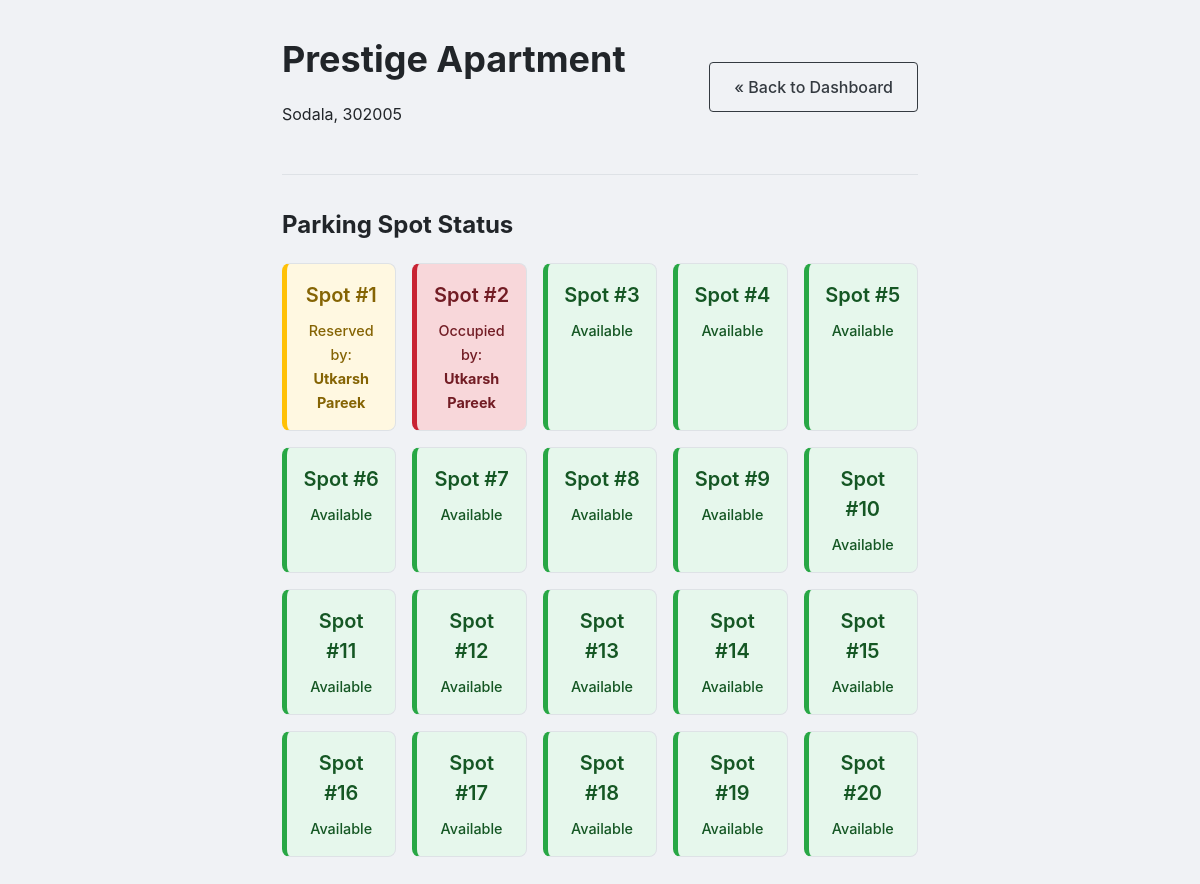
The page /admin/lot/1 (signed in) on the database its author committed.
### models/database.py (models this page shows, shortened)
class ParkingLot(db.Model):
    __tablename__ = 'parking_lot'
    id = db.Column(db.Integer, primary_key=True)
    name = db.Column(db.String(50), nullable=False)
    address = db.Column(db.String(100), nullable=False)
    pincode = db.Column(db.String(10), nullable=False)
    capacity = db.Column(db.Integer, nullable=False)
    price_per_hour = db.Column(db.Float, nullable=False)
    spots = db.relationship('ParkingSpot', backref='lot', lazy=True, cascade="all, delete-orphan")

class ParkingSpot(db.Model):
    __tablename__ = 'parking_spot'
    id = db.Column(db.Integer, primary_key=True)
    lot_id = db.Column(db.Integer, db.ForeignKey('parking_lot.id'), nullable=False)
    spot_number = db.Column(db.Integer, nullable=False)
    status = db.Column(db.String(1), default='A', nullable=False) # 'A' for Available, 'O' for Occupied, 'R' for Reserved
    reservations = db.relationship('Reservation', backref='spot', lazy=True, cascade="all, delete-orphan")

class Reservation(db.Model):
    __tablename__ = 'reservation'
    id = db.Column(db.Integer, primary_key=True)
    spot_id = db.Column(db.Integer, db.ForeignKey('parking_spot.id'), nullable=False)
    user_id = db.Column(db.Integer, db.ForeignKey('user.id'), nullable=False)
    start_time = db.Column(db.DateTime, nullable=True)
    end_time = db.Column(db.DateTime, nullable=True)
    total_cost = db.Column(db.Float, nullable=True)

class User(db.Model):
    __tablename__ = 'user'
    id = db.Column(db.Integer, primary_key=True)
    email = db.Column(db.String(120), unique=True, nullable=False)
    full_name = db.Column(db.String(50), nullable=False)
    password_hash = db.Column(db.String(128), nullable=False)
    is_admin = db.Column(db.Boolean, default=False, nullable=False)
    address = db.Column(db.String(100), nullable=False)
    pincode = db.Column(db.String(10), nullable=False)
    reservations = db.relationship('Reservation', backref='spot', lazy=True, cascade="all, delete-orphan")
    reservations = db.relationship('Reservation', backref='user', lazy=True, cascade="all, delete-orphan")

### routes/admin_routes.py (the view)
@admin_bp.route('/admin/lot/<int:lot_id>')
def lot_details(lot_id):
    if not session.get('is_admin'):
        flash('You must be an admin to view this page.', 'danger')
        return redirect(url_for('auth.login'))
    lot = ParkingLot.query.options(
        joinedload(ParkingLot.spots).subqueryload(ParkingSpot.reservations)
    ).get(lot_id)
    if not lot:
        return "Lot not found", 404
    return render_template('admin/lot_details.html', lot=lot)

### templates/admin/lot_details.html
{% extends "layout.html" %}
{% block content %}
<div class="dashboard-container">
    <div class="dashboard-header">
        <div>
            <h1>{{ lot.name }}</h1>
            <p class="lot-meta">{{ lot.address }}, {{ lot.pincode }}</p>
        </div>
        <a href="{{ url_for('admin.admin_dashboard') }}" class="btn btn-outline">&laquo; Back to Dashboard</a>
    </div>
    <hr>
    <h2>Parking Spot Status</h2>
    <div class="spot-grid">
        {% for spot in lot.spots %}
        <div class="spot-card status-{{ spot.status }}">
            <span class="spot-number">Spot #{{ spot.spot_number }}</span>
            <span class="spot-status">
                {% if spot.status == 'A' %}
                    Available
                {% else %}
                    {% for res in spot.reservations %}
                        {% if res.end_time is none %}
                            {% if spot.status == 'R' %}
                                Reserved by: <br><strong>{{ res.user.full_name }}</strong>
                            {% elif spot.status == 'O' %}
                                Occupied by: <br><strong>{{ res.user.full_name }}</strong>
                            {% endif %}
                        {% endif %}
                    {% endfor %}
                {% endif %}
            </span>
        </div>
        {% endfor %}
    </div>
</div>
{% endblock %}

### Static/style.css (style rules this page uses)
html { box-sizing: border-box; }
*, *:before, *:after { box-sizing: inherit; }
body { margin: 0; font-family: -apple-system, BlinkMacSystemFont, "Segoe UI", Roboto, "Helvetica Neue", Arial, sans-serif; background-color: #f0f2f5; color: #212529; line-height: 1.5; }
.btn { display: inline-block; font-weight: 500; text-align: center; cursor: pointer; border: 1px solid transparent; padding: 0.75rem 1.5rem; font-size: 1rem; border-radius: 0.25rem; text-decoration: none; transition: all 0.2s ease-in-out; }
.btn-outline { color: #343a40; border-color: #343a40; background-color: transparent; }
.dashboard-container { max-width: 900px; }
.dashboard-header { display: flex; justify-content: space-between; align-items: center; margin-bottom: 1rem; }
.dashboard-header h1 { margin: 0; font-size: 2.25rem; }
hr { margin: 2rem 0; border: 0; border-top: 1px solid #dee2e6; }
.spot-grid { display: grid; grid-template-columns: repeat(auto-fill, minmax(100px, 1fr)); gap: 1rem; }
.spot-card { border: 1px solid #dee2e6; border-radius: 0.5rem; padding: 1rem; text-align: center; font-weight: 500; }
.spot-card .spot-number { display: block; font-size: 1.25rem; font-weight: 600; margin-bottom: 0.5rem; }
.spot-card .spot-status { font-size: 0.9rem; }
.spot-card.status-A { background-color: #e6f7ec; border-left: 5px solid #28a745; color: #155724; }
.spot-card.status-O { background-color: #f8d7da; border-left: 5px solid #c82333; color: #721c24; }
.spot-card.status-R { background-color: #fff8e1; border-left: 5px solid #ffc107; color: #856404; }

### rows shown on the page
ParkingLot: name "Prestige Apartment", address "Sodala", pincode "302005"
ParkingSpot: spot_number "1"
Reservation: user.full_name "Utkarsh Pareek"
ParkingSpot: spot_number "2"
Reservation: user.full_name "Utkarsh Pareek"
ParkingSpot: spot_number "3", status "Available"
ParkingSpot: spot_number "4", status "Available"
ParkingSpot: spot_number "5", status "Available"
ParkingSpot: spot_number "6", status "Available"
ParkingSpot: spot_number "7", status "Available"
ParkingSpot: spot_number "8", status "Available"
ParkingSpot: spot_number "9", status "Available"
ParkingSpot: spot_number "10", status "Available"
ParkingSpot: spot_number "11", status "Available"
ParkingSpot: spot_number "12", status "Available"
ParkingSpot: spot_number "13", status "Available"
ParkingSpot: spot_number "14", status "Available"
ParkingSpot: spot_number "15", status "Available"
ParkingSpot: spot_number "16", status "Available"
ParkingSpot: spot_number "17", status "Available"
ParkingSpot: spot_number "18", status "Available"
ParkingSpot: spot_number "19", status "Available"
ParkingSpot: spot_number "20", status "Available"
